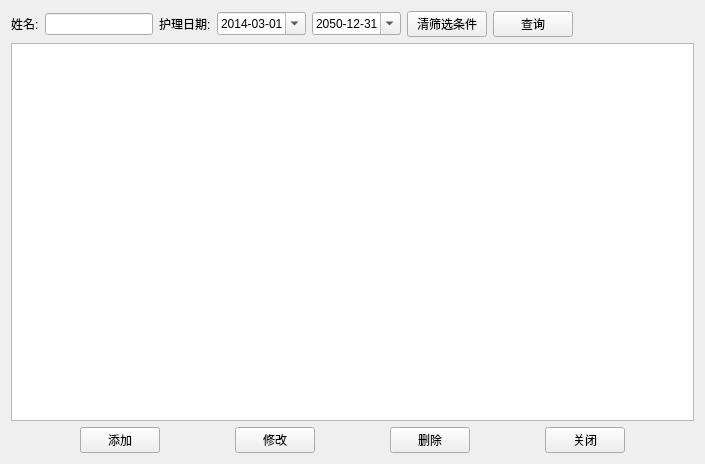
<?xml version="1.0" encoding="UTF-8"?>
<ui version="4.0">
 <class>NurseRecord</class>
 <widget class="QWidget" name="NurseRecord">
  <property name="geometry">
   <rect>
    <x>0</x>
    <y>0</y>
    <width>705</width>
    <height>464</height>
   </rect>
  </property>
  <property name="windowTitle">
   <string>Form</string>
  </property>
  <layout class="QGridLayout" name="gridLayout">
   <item row="0" column="0">
    <layout class="QVBoxLayout" name="verticalLayout">
     <item>
      <layout class="QHBoxLayout" name="horizontalLayout">
       <item>
        <widget class="QLabel" name="label">
         <property name="text">
          <string>姓名:</string>
         </property>
        </widget>
       </item>
       <item>
        <widget class="QLineEdit" name="lineEdit">
         <property name="sizePolicy">
          <sizepolicy hsizetype="Preferred" vsizetype="Fixed">
           <horstretch>0</horstretch>
           <verstretch>0</verstretch>
          </sizepolicy>
         </property>
        </widget>
       </item>
       <item>
        <widget class="QLabel" name="label_2">
         <property name="text">
          <string>护理日期:</string>
         </property>
        </widget>
       </item>
       <item>
        <widget class="QDateEdit" name="dateEdit_start">
         <property name="maximumDate">
          <date>
           <year>2050</year>
           <month>12</month>
           <day>31</day>
          </date>
         </property>
         <property name="minimumDate">
          <date>
           <year>2014</year>
           <month>3</month>
           <day>1</day>
          </date>
         </property>
         <property name="displayFormat">
          <string>yyyy-MM-dd</string>
         </property>
         <property name="calendarPopup">
          <bool>true</bool>
         </property>
        </widget>
       </item>
       <item>
        <widget class="QDateEdit" name="dateEdit_end">
         <property name="date">
          <date>
           <year>2050</year>
           <month>12</month>
           <day>31</day>
          </date>
         </property>
         <property name="maximumDate">
          <date>
           <year>2050</year>
           <month>12</month>
           <day>31</day>
          </date>
         </property>
         <property name="minimumDate">
          <date>
           <year>2014</year>
           <month>3</month>
           <day>1</day>
          </date>
         </property>
         <property name="displayFormat">
          <string>yyyy-MM-dd</string>
         </property>
         <property name="calendarPopup">
          <bool>true</bool>
         </property>
        </widget>
       </item>
       <item>
        <widget class="QPushButton" name="btn_clear">
         <property name="text">
          <string>清筛选条件</string>
         </property>
        </widget>
       </item>
       <item>
        <widget class="QPushButton" name="btn_search">
         <property name="text">
          <string>查询</string>
         </property>
        </widget>
       </item>
       <item>
        <spacer name="horizontalSpacer_6">
         <property name="orientation">
          <enum>Qt::Horizontal</enum>
         </property>
         <property name="sizeHint" stdset="0">
          <size>
           <width>40</width>
           <height>20</height>
          </size>
         </property>
        </spacer>
       </item>
      </layout>
     </item>
     <item>
      <widget class="QTableView" name="tableView"/>
     </item>
     <item>
      <layout class="QHBoxLayout" name="horizontalLayout_2">
       <item>
        <spacer name="horizontalSpacer">
         <property name="orientation">
          <enum>Qt::Horizontal</enum>
         </property>
         <property name="sizeHint" stdset="0">
          <size>
           <width>40</width>
           <height>20</height>
          </size>
         </property>
        </spacer>
       </item>
       <item>
        <widget class="QPushButton" name="btn_add">
         <property name="text">
          <string>添加</string>
         </property>
        </widget>
       </item>
       <item>
        <spacer name="horizontalSpacer_2">
         <property name="orientation">
          <enum>Qt::Horizontal</enum>
         </property>
         <property name="sizeHint" stdset="0">
          <size>
           <width>40</width>
           <height>20</height>
          </size>
         </property>
        </spacer>
       </item>
       <item>
        <widget class="QPushButton" name="btn_change">
         <property name="text">
          <string>修改</string>
         </property>
        </widget>
       </item>
       <item>
        <spacer name="horizontalSpacer_3">
         <property name="orientation">
          <enum>Qt::Horizontal</enum>
         </property>
         <property name="sizeHint" stdset="0">
          <size>
           <width>40</width>
           <height>20</height>
          </size>
         </property>
        </spacer>
       </item>
       <item>
        <widget class="QPushButton" name="btn_delete">
         <property name="text">
          <string>删除</string>
         </property>
        </widget>
       </item>
       <item>
        <spacer name="horizontalSpacer_4">
         <property name="orientation">
          <enum>Qt::Horizontal</enum>
         </property>
         <property name="sizeHint" stdset="0">
          <size>
           <width>40</width>
           <height>20</height>
          </size>
         </property>
        </spacer>
       </item>
       <item>
        <widget class="QPushButton" name="btn_close">
         <property name="text">
          <string>关闭</string>
         </property>
        </widget>
       </item>
       <item>
        <spacer name="horizontalSpacer_5">
         <property name="orientation">
          <enum>Qt::Horizontal</enum>
         </property>
         <property name="sizeHint" stdset="0">
          <size>
           <width>40</width>
           <height>20</height>
          </size>
         </property>
        </spacer>
       </item>
      </layout>
     </item>
    </layout>
   </item>
  </layout>
 </widget>
 <resources/>
 <connections/>
</ui>
